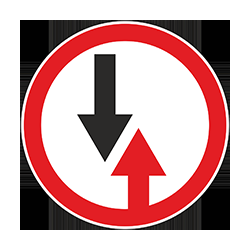
#> input picture diplom/signals/oncomingTraffic.png, 250 x 250 px
$ python find_sign.py
#> lines starting #> are read from the running program, lines starting #| are printed output that depends on the picture; after the words box and inside, x2 and y2 are one past the last pixel; in counts of white or black regions, pixels touching at a corner belong together
import cv2 as cv

signal = cv.imread('signals/oncomingTraffic.png')
#> signal is the input picture: shape (250, 250, 3); mean B, G, R 164, 163, 201.7
minBlue = 0
minGreen = 109
minRed = 114
minInRange = (minBlue, minGreen, minRed)
maxBlue, maxGreen, maxRed = 255, 255, 255
maxInRange = (maxBlue, maxGreen, maxRed)
pixel = 64
min_pixels = (pixel, pixel)

advantage = cv.inRange(cv.resize(cv.imread('reference_sign/myAdvantage.jpg'), min_pixels), minInRange, maxInRange)
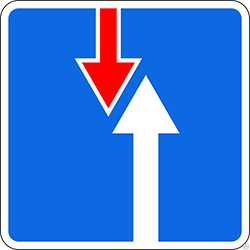
#> input picture diplom/reference_sign/myAdvantage.jpg, 250 x 250 px
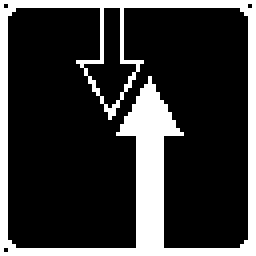
#> advantage: shape (64, 64) (shown 4 times larger); 22% white; 1 white region, box (x1, y1, x2, y2) and area: (0, 0, 64, 64) 900
no_advantage = cv.inRange(cv.resize(cv.imread('reference_sign/oncomingTraffic.jpg'), min_pixels), minInRange,
                          maxInRange)
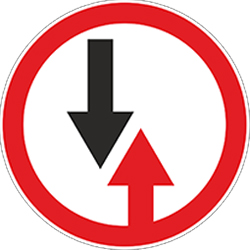
#> input picture diplom/reference_sign/oncomingTraffic.jpg, 250 x 250 px
#> no_advantage: shape (64, 64); 66.6% white; 2 black regions, box (x1, y1, x2, y2) and area: (1, 1, 63, 63) 1119, (18, 10, 34, 43) 251
slippery = cv.inRange(cv.resize(cv.imread('reference_sign/slipperyRoad.jpg'), min_pixels), minInRange, maxInRange)
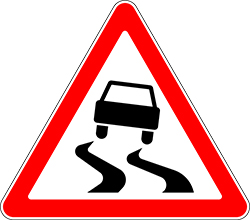
#> input picture diplom/reference_sign/slipperyRoad.jpg, 250 x 220 px
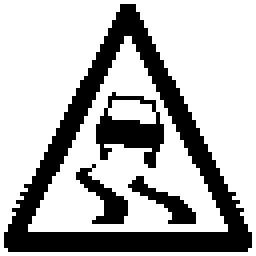
#> slippery: shape (64, 64) (shown 4 times larger); 71.2% white; 4 black regions, box (x1, y1, x2, y2) and area: (1, 1, 63, 63) 884, (24, 23, 41, 42) 151, (19, 41, 32, 56) 77, (32, 44, 49, 56) 69

while True:
    signal_copy = signal.copy()
    hsv = cv.cvtColor(signal, cv.COLOR_BGR2HSV)
#> hsv: shape (250, 250, 3); mean H, S, V 36.6, 45.4, 201.7
    hsv = cv.blur(hsv, (5, 5))
#> hsv: shape (250, 250, 3); mean H, S, V 36.6, 45.4, 201.7

    mask = cv.inRange(hsv, (minBlue, minGreen, minRed), (maxBlue, maxGreen, maxRed))
#> mask: shape (250, 250); 19.7% white; 1 white region, box (x1, y1, x2, y2) and area: (24, 24, 226, 227) 12283
    mask = cv.erode(mask, None, iterations=2)
#> mask: shape (250, 250); 14.2% white; 1 white region, box (x1, y1, x2, y2) and area: (26, 26, 224, 224) 8896
    mask = cv.dilate(mask, None, iterations=4)
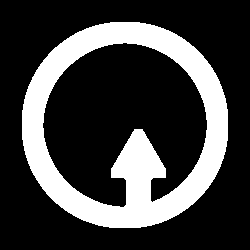
#> mask: shape (250, 250); 25% white; 1 white region
    cv.imshow('signal', mask)

    contours, hierarchy = cv.findContours(mask, cv.RETR_TREE, cv.CHAIN_APPROX_NONE)
#> contours = 2 contours; box (x1, y1, x2, y2) and area: (22, 22, 228, 228) 33647, (42, 42, 208, 208) 18603

    if contours:
        contours = sorted(contours, key=cv.contourArea, reverse=True)
        cv.drawContours(signal_copy, contours, -1, (255, 0, 255), 2)

        (x, y, w, h) = cv.boundingRect(contours[0])
#> x = 22; y = 22; w = 206; h = 206
        cv.rectangle(signal_copy, (x, y), (x + w, y + h), (0, 255, 0), 2)

        roiImg = signal[y:y + h, x:x + w]
        roiImg = cv.inRange(cv.resize(roiImg, min_pixels), minInRange, maxInRange)
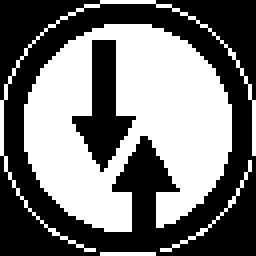
#> roiImg: shape (64, 64) (shown 4 times larger); 46.3% white; 4 white regions (1 under 20 px), largest, box (x1, y1, x2, y2) and area: (6, 6, 58, 58) 1714, (0, 0, 64, 63) 136, (40, 40, 63, 63) 31
        cv.imshow('detect', roiImg)

        advantage_val = 0
        no_advantage_val = 0
        slippery_val = 0
        for i in range(pixel):
            for j in range(pixel):
                if roiImg[i][j] == advantage[i][j]:
                    advantage_val += 1
                if roiImg[i][j] == no_advantage[i][j]:
                    no_advantage_val += 1
                if roiImg[i][j] == slippery[i][j]:
                    slippery_val += 1

        print(advantage_val, '   ', no_advantage_val, '   ', slippery_val)

        if advantage_val> 3000:
            print('advantage')
        elif no_advantage_val > 3000:
            print('no_advantage')
        elif slippery_val > 3000:
            print('slippery')
        else:
            print('nothing')

    if cv.waitKey(1) == ord('q'):
#> (key q is pressed here)
        break

cv.destroyAllWindows()
